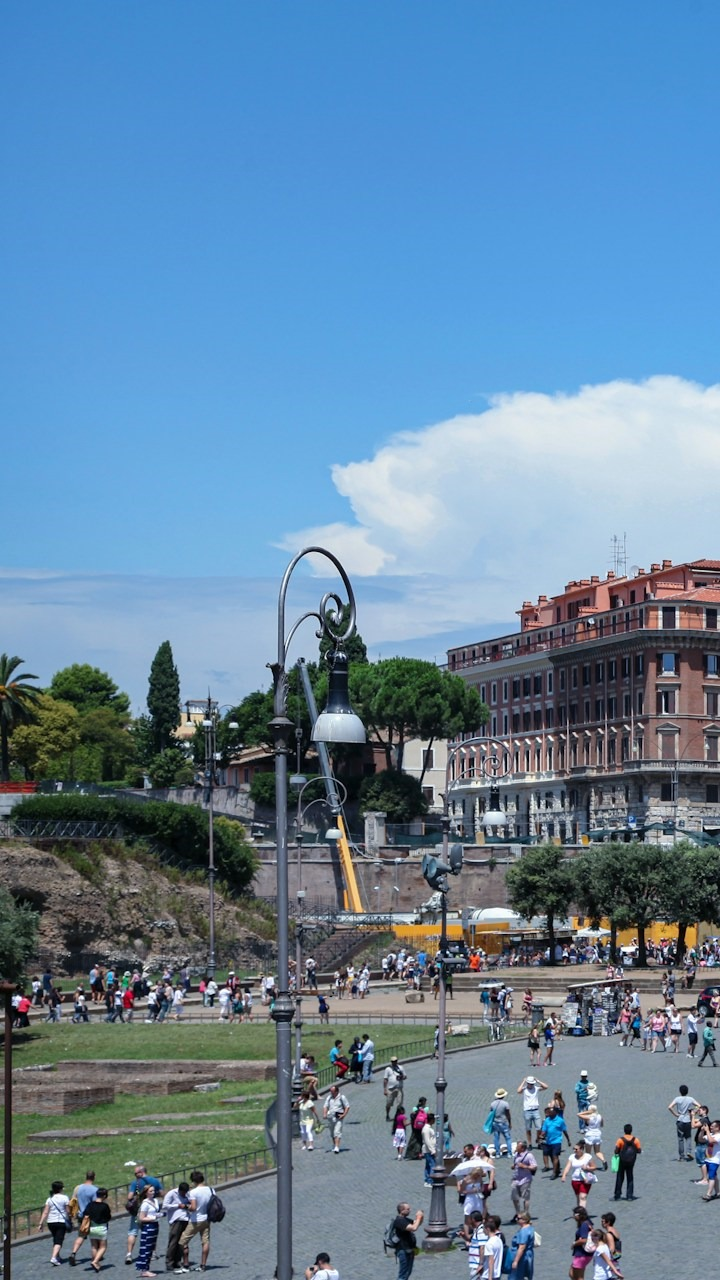
#> input picture pictures2/1.jpeg, 720 x 1280 px
$ python meme.py
#> lines starting #> are read from the running program, lines starting #| are printed output that depends on the picture
import cv2
import matplotlib.pyplot as plt
import numpy as np

img_1 = cv2.imread('pictures2/1.jpeg')
#> img_1 is the input picture: shape (1280, 720, 3); mean B, G, R 159.8, 132.6, 100
plt.imshow(img_1)
plt.show()
img_2 = cv2.imread('pictures2/2.jpeg')
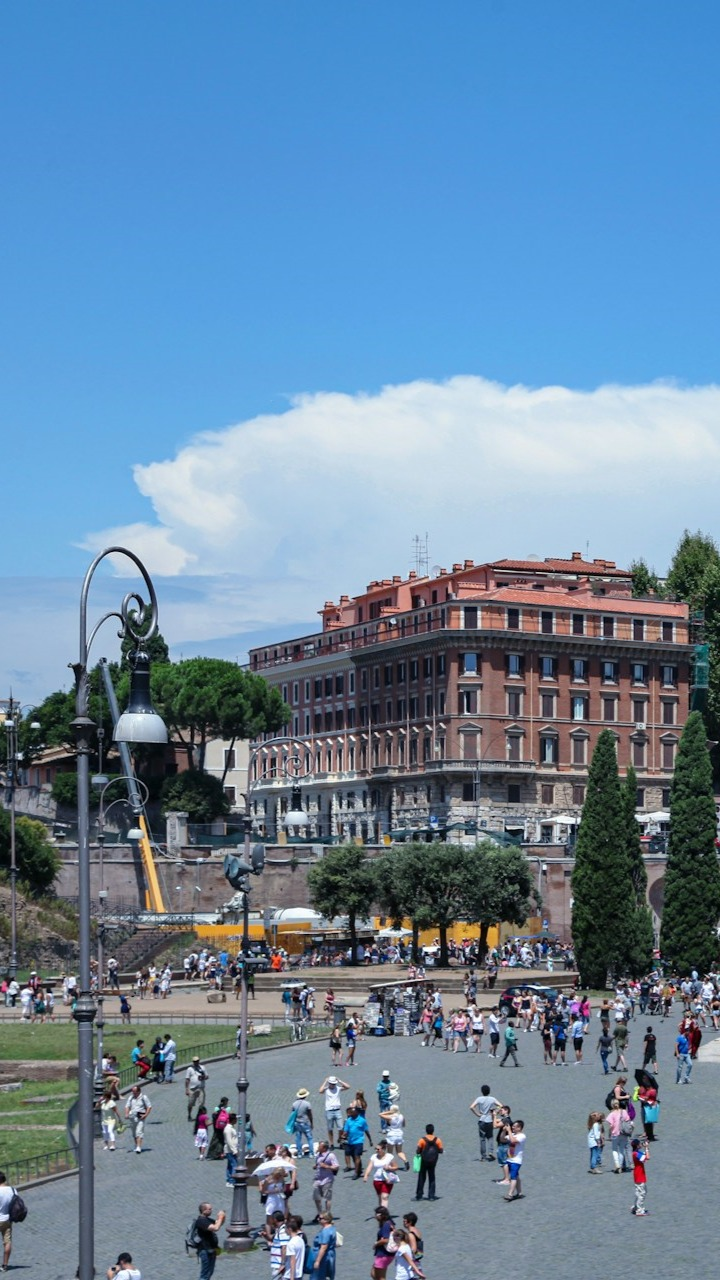
#> input picture pictures2/2.jpeg, 720 x 1280 px
#> img_2 is the input picture: shape (1280, 720, 3); mean B, G, R 161.4, 134.6, 104.5
plt.imshow(img_2)
plt.show()

img1 = cv2.cvtColor(img_1,cv2.COLOR_BGR2GRAY)
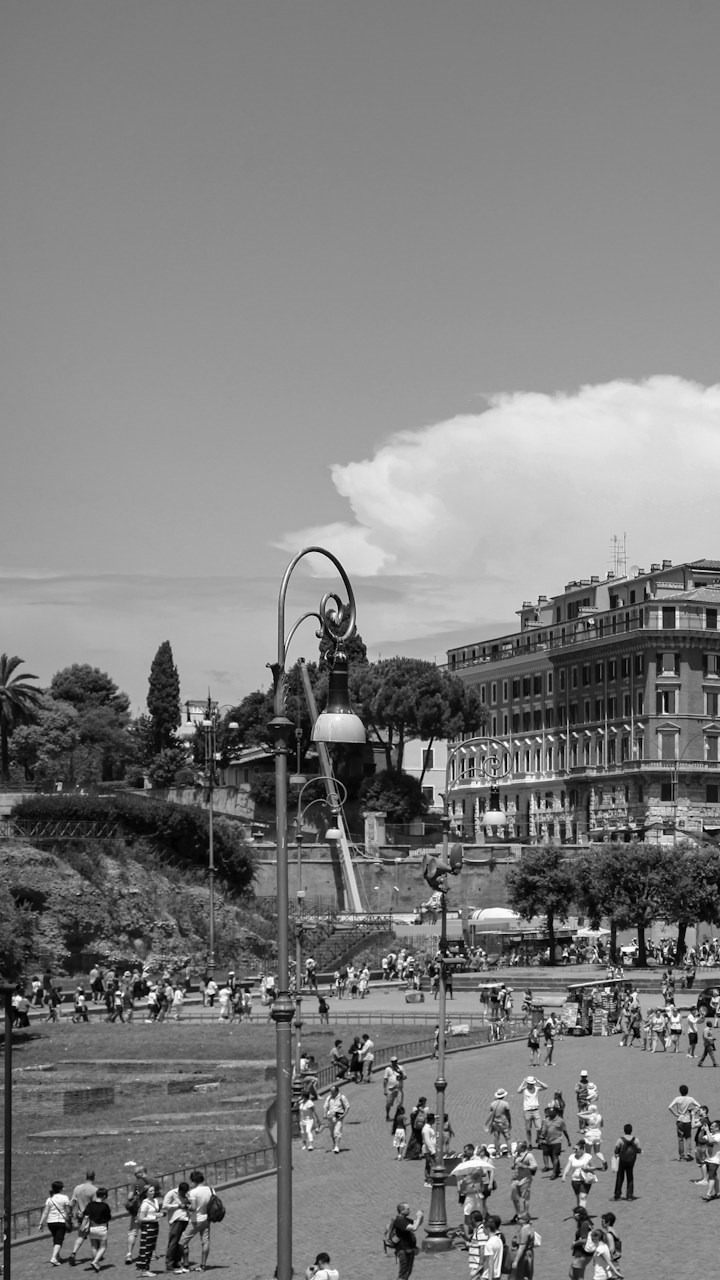
#> img1: shape (1280, 720); min 0, max 255, mean 125.9
plt.imshow(img1)
plt.show()
img2 = cv2.cvtColor(img_2,cv2.COLOR_BGR2GRAY)
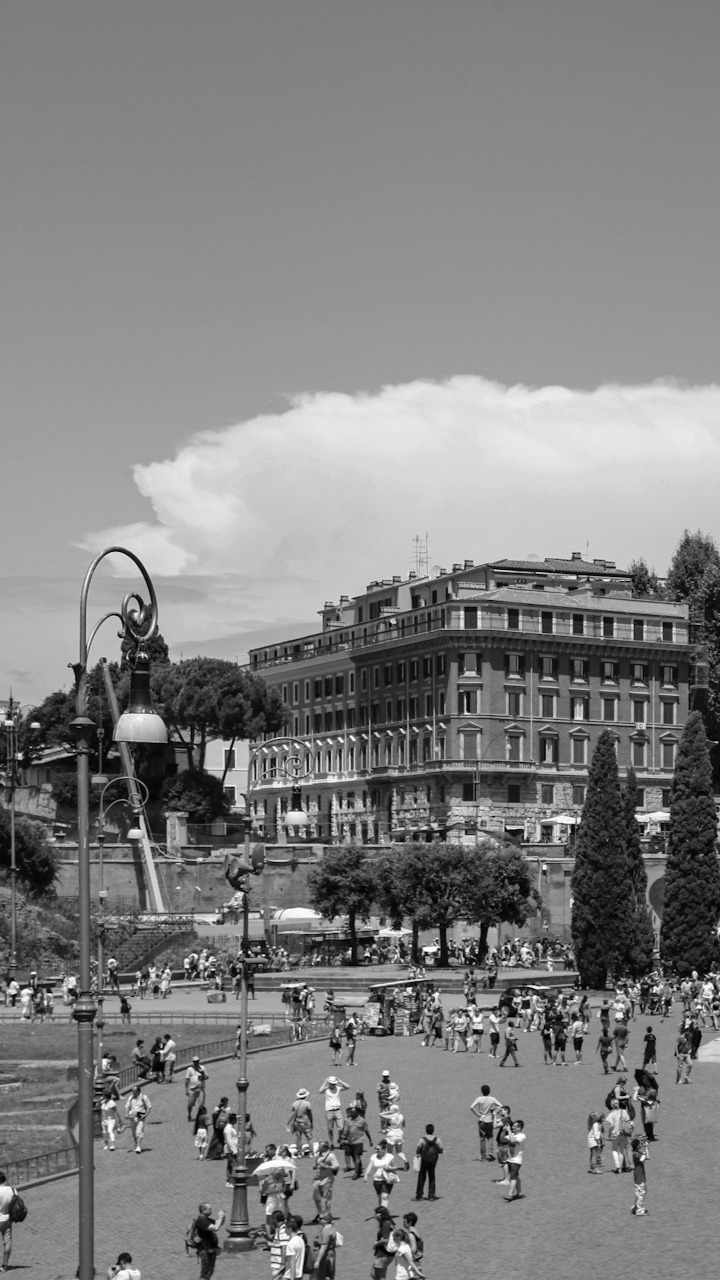
#> img2: shape (1280, 720); min 0, max 255, mean 128.7
plt.imshow(img2)
plt.show()

sift = cv2.SIFT_create()
kp1, des1 = sift.detectAndCompute(img1,None)
#> kp1 = 7743 keypoints; strongest (x, y, size): (447, 952, 1.9), (118, 992, 2.5), (233, 725, 4.6), (17, 1000, 6.8)
kp2, des2 = sift.detectAndCompute(img2,None)
#> kp2 = 8030 keypoints; strongest (x, y, size): (249, 952, 1.8), (695, 974, 3.9), (35, 725, 4.6), (20, 756, 4.6)

bf = cv2.BFMatcher()

matches = bf.knnMatch(des1,des2, k=2)
#> matches = 7743 matches

good = []
for m in matches:
    if (m[0].distance < 0.5*m[1].distance):
        good.append(m)
#> after the loop, good = 3856 matches
matches = np.asarray(good)

if (len(matches[:,0]) >= 4):
    src = np.float32([ kp1[m.queryIdx].pt for m in matches[:,0] ]).reshape(-1,1,2)
    dst = np.float32([ kp2[m.trainIdx].pt for m in matches[:,0] ]).reshape(-1,1,2)
    H, masked = cv2.findHomography(src, dst, cv2.RANSAC, 5.0)
#> H = [[1, 1.1e-06, -198.2], [-9.61e-05, 1, 0.0354], [-1.06e-07, 2.91e-09, 1]]; masked = 3856 values, max 1 at index 0, min 0 at index 2098, mean 0.999
else:
    raise AssertionError('Can’t find enough keypoints.')

dst = cv2.warpPerspective(img_1,H,((img_1.shape[1] + img_2.shape[1]), img_2.shape[0])) #wraped image
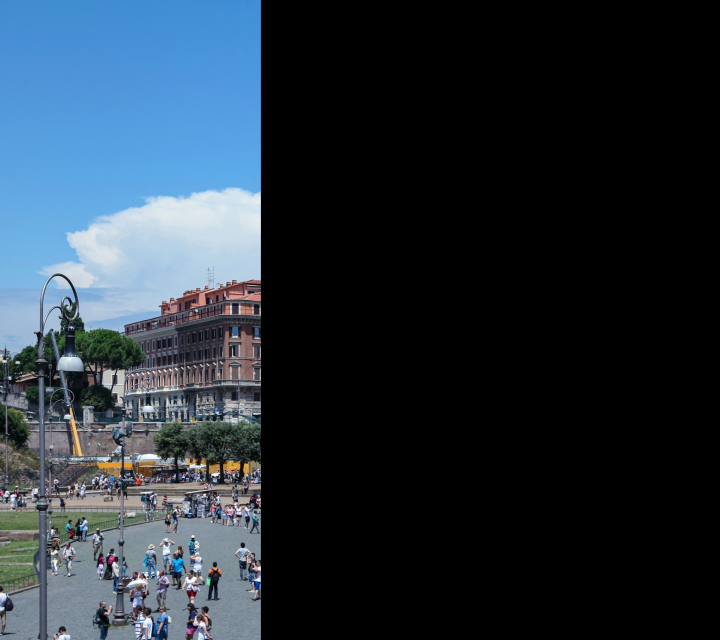
#> dst: shape (1280, 1440, 3) (shown at 1/2 size); mean B, G, R 59.2, 49.2, 38
dst[0:img_2.shape[0], 0:img_2.shape[1]] = img_2 #stitched image
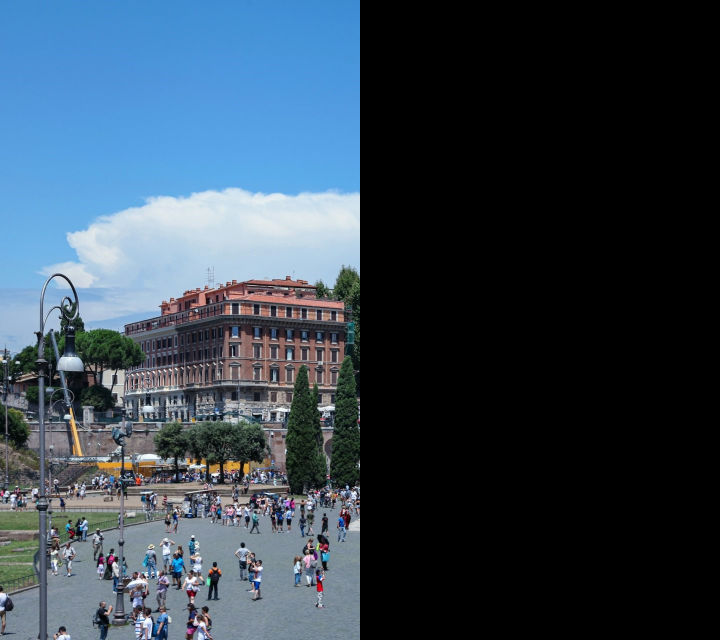
#> dst: shape (1280, 1440, 3) (shown at 1/2 size); mean B, G, R 80.7, 67.3, 52.3
cv2.imwrite('output.jpg',dst)
plt.imshow(dst)
plt.show()
